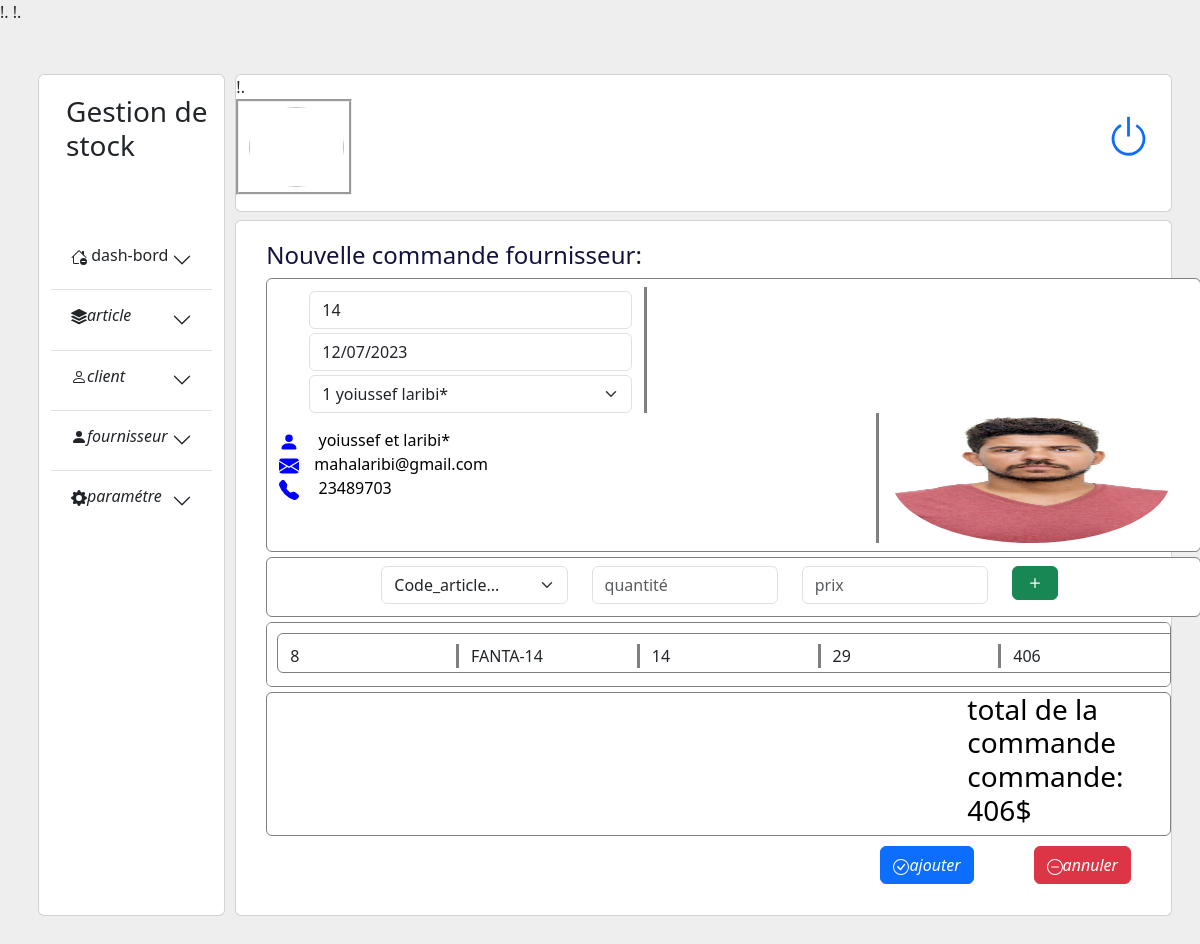
The app's page /ajoutercommande2-fournisseur.php with its own data.
### tables this page shows
CREATE TABLE `commande_fournisseur` (
  `code_commandef` int(11) NOT NULL,
  `date_crÃ©ation` date NOT NULL,
  `date_modification` date NOT NULL,
  `etat_commande` varchar(30) NOT NULL,
  `id_fournisseur` int(20) NOT NULL,
  `id_commandef` varchar(30) NOT NULL
);

CREATE TABLE `fournisseur` (
  `id_fournisseur` int(20) NOT NULL,
  `date_creation` date NOT NULL,
  `date_modification` date NOT NULL,
  `adresse` varchar(30) NOT NULL,
  `nom` varchar(30) NOT NULL,
  `prenom` varchar(30) NOT NULL,
  `mail` varchar(60) NOT NULL,
  `code_postale` int(20) NOT NULL,
  `pays` varchar(60) NOT NULL,
  `ville` varchar(60) NOT NULL,
  `num` varchar(60) NOT NULL,
  `image` varchar(400) NOT NULL,
  `content` varchar(3000) NOT NULL
);

CREATE TABLE `commande_ligne_fournisseur` (
  `id_lignef` int(11) NOT NULL,
  `date_crÃ©ation` date NOT NULL,
  `date_modification` date NOT NULL,
  `quantite` int(30) NOT NULL,
  `total_prix` double NOT NULL,
  `id_article` int(20) NOT NULL,
  `code_commandef` varchar(30) NOT NULL
);

CREATE TABLE `article` (
  `id_article` int(20) NOT NULL,
  `date_crÃ©ation` date NOT NULL,
  `date_modification` date NOT NULL,
  `designation` varchar(50) NOT NULL,
  `TVA` double NOT NULL,
  `HT` double NOT NULL,
  `TTC` double NOT NULL,
  `image` varchar(500) DEFAULT NULL,
  `code` varchar(30) NOT NULL,
  `content` varchar(600) NOT NULL
);

### ajoutercommande2-fournisseur.php (the view, shortened to what this page needs)
<?php
include("connexion.php");
$date_creation = date("Y-m-d");
?>
<!DOCTYPE html>
<html lang="en">
<head>
	  <link rel="stylesheet" href="bootstrap/css/bootstrap.css">
	   <scripy src="stylesheet" href="bootstrap/css/bootstrap.js">
		<link href="https://cdn.jsdelivr.net/npm/bootstrap@5.3.0-alpha1/dist/css/bootstrap.min.css" rel="stylesheet">
       <link rel="stylesheet" href="style_main.css">
</head>
<body >
<div class="main-container ">
    <div class="row min-width  min-height-600 no-flex-wrap ">
        <div class="card marg-left col-md-2 ">
        <?php
            require('left.php');
            ?>
        </div>
    <div class="card col-md-10 pad back-main border-none">
      <div class="col pad flex-column justify-content-between">
        <div class="card min-height-90 mb-2">
            <?php
            require('header.php');
            ?>
        </div>
    <div class="card main-height ">
    <div><h4 class="lister">Nouvelle commande fournisseur:</h4></div>
    <form name='form' method="POST" enctype="multipart/form-data" action="commande2_action_fournisseur.php">
    <?php
   $sql2 = "SELECT * FROM commande_fournisseur cmd join fournisseur f  on cmd.id_fournisseur=f.id_fournisseur ORDER BY cmd.code_commandef DESC LIMIT 1";
   $resultat2 = mysqli_query($conx, $sql2);
   if ($resultat2) {
       $ligne2 = mysqli_fetch_array($resultat2);
       $code_commande=$ligne2['id_commandef'];
       $derniere_valeur2 = $ligne2['code_commandef'];
       $code_fournisseur=$ligne2['id_fournisseur'];
   }
    ?>
    <div><div class="container card "style="max-width:1290px;margin-left:30px; border:wave;border-color:grey; ">
    <div class=" row" style="margin-top:8px; margin-bottom:8px;">
    <div class="col " style="border-right:solid; border-color:grey; margin-left:30px;max-width:350px">
       <input type="text" class="cod-commande form-control" value="<?php echo $code_commande;?>"name="code_commandef" placeholder="code-commande" aria-label="First name" readonly="readonly" >
      <input type="date"  class="form-control cod-commande" name="date" value="<?=$date_creation ;?>"aria-label="First name" readonly="readonly" required>
      <select  id="mySelect" name="code_client"  class="form-select cod-commande">
      <option value="<?=$code_fournisseur;?>" readonly="readonly" required selected><?=$code_fournisseur, ' ' ,$ligne2['nom'],' ',$ligne2['prenom'] ?></option>
      </select>
      </div>
      <div id="data-container" class="row" style="max-width:1000px;">
      <?="<div class='col ' style=' margin-top:15px;'>
    <i class='bi bi-person-fill'style='color:blue; margin-top:7px;'><svg xmlns='http://www.w3.org/2000/svg'  width='20' height='20' fill='currentColor' class='bi bi-person-fill' viewBox='0 0 16 16'>
      <path d='M3 14s-1 0-1-1 1-4 6-4 6 3 6 4-1 1-1 1H3Zm5-6a3 3 0 1 0 0-6 3 3 0 0 0 0 6Z'/>
      </svg></i> <label class='fw-bolde label1'>$ligne2[nom] et $ligne2[prenom]</label><br>
    <i class='bi bi-envelope-fill' style='color:blue; margin-top:10px;'><svg xmlns='http://www.w3.org/2000/svg'   width='20' height='20' fill='currentColor' class='bi bi-envelope-fill' viewBox='0 0 16 16'>
     <path d='M.05 3.555A2 2 0 0 1 2 2h12a2 2 0 0 1 1.95 1.555L8 8.414.05 3.555ZM0 4.697v7.104l5.803-3.558L0 4.697ZM6.761 8.83l-6.57 4.027A2 2 0 0 0 2 14h12a2 2 0 0 0 1.808-1.144l-6.57-4.027L8 9.586l-1.239-.757Zm3.436-.586L16 11.801V4.697l-5.803 3.546Z'/>
     </svg></i><label class='text-start label1'>  $ligne2[mail]</label><br>
     <i class='bi bi-telephone-fill'style='color:blue; margin-top:10px;'><svg xmlns='http://www.w3.org/2000/svg'   width='20' height='20' fill='currentColor' class='bi bi-telephone-fill' viewBox='0 0 16 16'>
      <path fill-rule='evenodd' d='M1.885.511a1.745 1.745 0 0 1 2.61.163L6.29 2.98c.329.423.445.974.315 1.494l-.547 2.19a.678.678 0 0 0 .178.643l2.457 2.457a.678.678 0 0 0 .644.178l2.189-.547a1.745 1.745 0 0 1 1.494.315l2.306 1.794c.829.645.905 1.87.163 2.611l-1.034 1.034c-.74.74-1.846 1.065-2.877.702a18.634 18.634 0 0 1-7.01-4.42 18.634 18.634 0 0 1-4.42-7.009c-.362-1.03-.037-2.137.703-2.877L1.885.511z'/>
      </svg></i> <label class='text-start label1'>$ligne2[num]</label><BR>
   </div>
    <div class='col'  style='border-left:solid;border-color:grey;max-width:300px;'>
     <img  class='rounded-circle'src='$ligne2[image]' style='width:280px;height:130px;margin-right:40px;'>
    </div>";?>
    </div>
    </div>
    </div>
    <div><div class="container card "style="margin-top:5px;max-width:1290px;margin-left:30px; max-height:60px;border:wave;border-color:grey; ">
    <div class=" row"style="margin-left:60px;max-width:1200px;border-color:grey;">
    <div class="col" style=" border-color:grey; margin-left:30px;max-width:350px;">
    <select style="margin-top:8px;"  id="mySelectarticle" name="code_article" class="form-select cod-commande">
      <option selected>Code_article...</option>
      </select>
     <br>
      </div>
      <div class="col " style="border-right:; color:grey;max-width:350px;">
        <input type="number"  style="margin-top:8px;" class="cod-commande form-control" placeholder="quantité" name="quantité" aria-label="First name">
     </div>
      <div class="col"  id="data-containerarticle" style="max-width:200px;border-right:; color:grey; max-width:350px;">
        <input type="number" style="margin-top:8px;" class="cod-commande form-control" placeholder="prix" name="prix-total"  readonly="readonly" required>
      </div>
      <div class="col"  style="max-width:200px;">
      <button type="submit" name="ajouter" style="max-width:100;max-height:100px;margin-top:8px;margin-left:px;" class="btn btn-success"><i  class="bi bi-plus">
      <svg xmlns="http://www.w3.org/2000/svg" width="20" height="20" fill="currentColor" class="bi bi-plus" viewBox="0 0 16 16">
       <path d="M8 4a.5.5 0 0 1 .5.5v3h3a.5.5 0 0 1 0 1h-3v3a.5.5 0 0 1-1 0v-3h-3a.5.5 0 0 1 0-1h3v-3A.5.5 0 0 1 8 4z"/>
      </svg>
      </button>  </i>
      </div>
    </div>
    </div>
  <div class=" overflow-auto card "style="border:wave;border-color:grey;  margin-top:5px; max-width:1290px; min-height:30px;  max-height:190px; margin-left:30px;">
     <div style="margin-top:10px;margin-bottom:10px;">
        <?php
          $req="SELECT * from commande_ligne_fournisseur f join article a on a.id_article=f.id_article where f.code_commandef='$derniere_valeur2'";
          $res=mysqli_query($conx,$req);
                if(!$res)
                {
                 die("invalide requete!");
                }
                else
                {
                  $somme=0;
               while($row= $res->fetch_assoc())
                {
                 $somme=$somme+$row['total_prix'];
                    echo"
                    <div class='container card 'style='border:wave; border-color:grey;margin-top:px;margin-bottom:3px; max-width:1250px;max-height:40px;margin-left:10px;'>
                    <div class='row 'style='margin-top:10px; margin-bottom:10px;'>
                    <div class='col' style='border-right:solid; border-color:grey;'>$row[id_article]</div>
                    <div class='col'style='border-right:solid;border-color:grey;'>$row[designation]</div>
                    <div class='col'style='border-right:solid;border-color:grey;'>$row[quantite]</div>
                    <div class='col'style='border-right:solid;border-color:grey;'>$row[TTC]</div>
                    <div class='col'>$row[total_prix]</div>
                    </div>
                    </div>";
                }
            }
         ?>
     </div>
    </div>
    <div class=" card "style="border:wave;border-color:grey;   max-width:1300px;margin-left:30px;margin-top:5px;">
    <h3 style="color:black;margin-left:700px;">total de la commande commande: <?=$somme;?>$</h3>
   </div>
    <div>
       <div class="div-flex d-flex justify-content-end">
          <a href="commandefournisseur.php"> <button type="button"class="btn btn1-ajouter btn-primary"  name="valider"><i class="bi bi-check-circle">ajouter</i></button>
           </a>
           <button type="reset" class="btn  btn-danger" name="anuuler"><i class="bi bi-dash-circle"><svg xmlns="http://www.w3.org/2000/svg" width="16" height="16" fill="currentColor" class="bi bi-dash-circle" viewBox="0 0 16 16">
            <path d="M8 15A7 7 0 1 1 8 1a7 7 0 0 1 0 14zm0 1A8 8 0 1 0 8 0a8 8 0 0 0 0 16z"/>
            <path d="M4 8a.5.5 0 0 1 .5-.5h7a.5.5 0 0 1 0 1h-7A.5.5 0 0 1 4 8z"/>
            </svg>annuler</i></button>
         </div>
    </div>
</div>
              </form>
      </div>
     </div>
    </div>
   </div>
  </body>
</html>

### style_main.css (style rules this page uses)
.main-container { margin:50px; }
body { background:#edeeed; }
.min-height-600 { min-height:650px; }
.marg-left { margin-right:10px; }
.no-flex-wrap { flex-wrap:inherit; }
.back-main { background:#edeeed; }
.pad { padding-left:0px; padding-right:0px; }
.border-none { border:none; }
.min-height-90 { min-height:90px; }
.main-height { min-height:550px; }

### ajoutercommande2-fournisseur.php (style rules this page uses)
.lister { margin-left:30px; margin-top:20px; color:#13123f; }
.btn1-ajouter { margin-right:60px; }
.div-flex { margin-top:10px; margin-right:40px; margin-bottom:15px; }
.cod-commande { margin-top:4px; margin-right:20px; max-width:600px; }
.label1 { margin-left:15px; color:black; }

### records on screen
commande_fournisseur: code_commandef "14", code_client "1 yoiussef laribi*", id_fournisseur.nom "yoiussef", id_fournisseur.prenom "laribi*", id_fournisseur.mail "mahalaribi@gmail.com", id_fournisseur.num "23489703", id_fournisseur.image (picture)
commande_ligne_fournisseur: id_article.id_article "8", id_article.designation "FANTA-14", quantite "14", id_article.TTC "29", total_prix "406"

### other values on screen
$somme "406"
